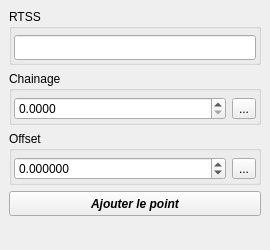
<?xml version="1.0" encoding="UTF-8"?>
<ui version="4.0">
 <class>create_geometry</class>
 <widget class="QDockWidget" name="create_geometry">
  <property name="geometry">
   <rect>
    <x>0</x>
    <y>0</y>
    <width>270</width>
    <height>250</height>
   </rect>
  </property>
  <property name="windowTitle">
   <string>Création de géometrie</string>
  </property>
  <widget class="QWidget" name="dockWidgetContents">
   <layout class="QGridLayout" name="gridLayout_4">
    <item row="0" column="0">
     <widget class="QGroupBox" name="groupBox">
      <property name="title">
       <string>RTSS</string>
      </property>
      <layout class="QGridLayout" name="gridLayout">
       <property name="leftMargin">
        <number>2</number>
       </property>
       <property name="topMargin">
        <number>6</number>
       </property>
       <property name="rightMargin">
        <number>2</number>
       </property>
       <property name="bottomMargin">
        <number>2</number>
       </property>
       <item row="0" column="0">
        <widget class="QLineEdit" name="txt_rtss">
         <property name="minimumSize">
          <size>
           <width>0</width>
           <height>25</height>
          </size>
         </property>
         <property name="maxLength">
          <number>20</number>
         </property>
        </widget>
       </item>
      </layout>
     </widget>
    </item>
    <item row="1" column="0">
     <widget class="QGroupBox" name="groupBox_2">
      <property name="title">
       <string>Chainage</string>
      </property>
      <layout class="QGridLayout" name="gridLayout_2">
       <property name="leftMargin">
        <number>2</number>
       </property>
       <property name="topMargin">
        <number>6</number>
       </property>
       <property name="rightMargin">
        <number>2</number>
       </property>
       <property name="bottomMargin">
        <number>2</number>
       </property>
       <item row="0" column="0">
        <layout class="QHBoxLayout" name="horizontalLayout_2">
         <item>
          <widget class="QDoubleSpinBox" name="spx_chainage">
           <property name="decimals">
            <number>4</number>
           </property>
           <property name="maximum">
            <double>100000.000000000000000</double>
           </property>
          </widget>
         </item>
         <item>
          <widget class="QToolButton" name="act_lock_chainage">
           <property name="focusPolicy">
            <enum>Qt::NoFocus</enum>
           </property>
           <property name="text">
            <string>...</string>
           </property>
          </widget>
         </item>
        </layout>
       </item>
      </layout>
     </widget>
    </item>
    <item row="2" column="0">
     <widget class="QGroupBox" name="groupBox_3">
      <property name="title">
       <string>Offset</string>
      </property>
      <layout class="QGridLayout" name="gridLayout_3">
       <property name="leftMargin">
        <number>2</number>
       </property>
       <property name="topMargin">
        <number>6</number>
       </property>
       <property name="rightMargin">
        <number>2</number>
       </property>
       <property name="bottomMargin">
        <number>2</number>
       </property>
       <item row="0" column="0">
        <layout class="QHBoxLayout" name="horizontalLayout_3">
         <item>
          <widget class="QDoubleSpinBox" name="spx_offset">
           <property name="decimals">
            <number>6</number>
           </property>
           <property name="minimum">
            <double>-10000.000000000000000</double>
           </property>
           <property name="maximum">
            <double>10000.000000000000000</double>
           </property>
           <property name="singleStep">
            <double>0.500000000000000</double>
           </property>
          </widget>
         </item>
         <item>
          <widget class="QToolButton" name="act_lock_offset">
           <property name="focusPolicy">
            <enum>Qt::NoFocus</enum>
           </property>
           <property name="text">
            <string>...</string>
           </property>
          </widget>
         </item>
        </layout>
       </item>
      </layout>
     </widget>
    </item>
    <item row="3" column="0">
     <widget class="QPushButton" name="btn_add">
      <property name="minimumSize">
       <size>
        <width>0</width>
        <height>25</height>
       </size>
      </property>
      <property name="font">
       <font>
        <weight>75</weight>
        <italic>true</italic>
        <bold>true</bold>
       </font>
      </property>
      <property name="text">
       <string>Ajouter le point</string>
      </property>
      <property name="shortcut">
       <string>Return</string>
      </property>
     </widget>
    </item>
    <item row="4" column="0">
     <spacer name="verticalSpacer">
      <property name="orientation">
       <enum>Qt::Vertical</enum>
      </property>
      <property name="sizeHint" stdset="0">
       <size>
        <width>20</width>
        <height>40</height>
       </size>
      </property>
     </spacer>
    </item>
   </layout>
  </widget>
 </widget>
 <tabstops>
  <tabstop>txt_rtss</tabstop>
  <tabstop>spx_chainage</tabstop>
  <tabstop>spx_offset</tabstop>
  <tabstop>btn_add</tabstop>
 </tabstops>
 <resources/>
 <connections/>
</ui>
